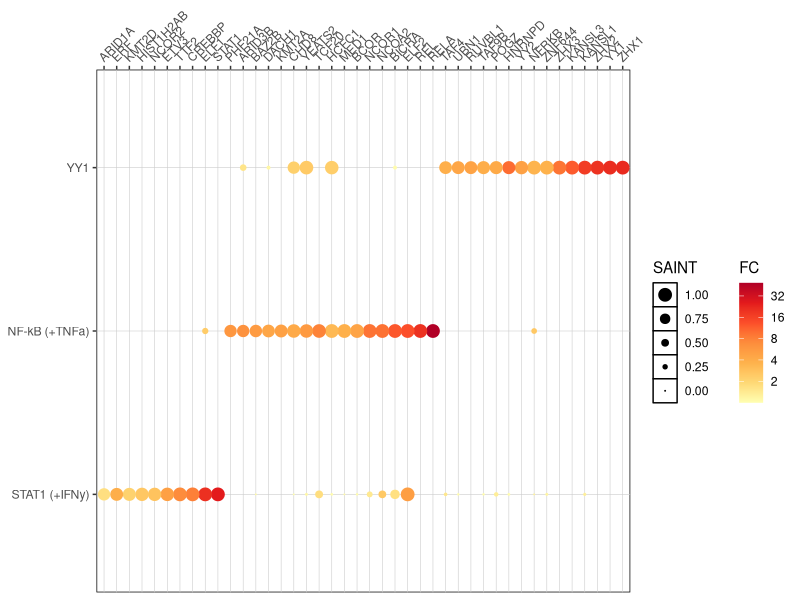
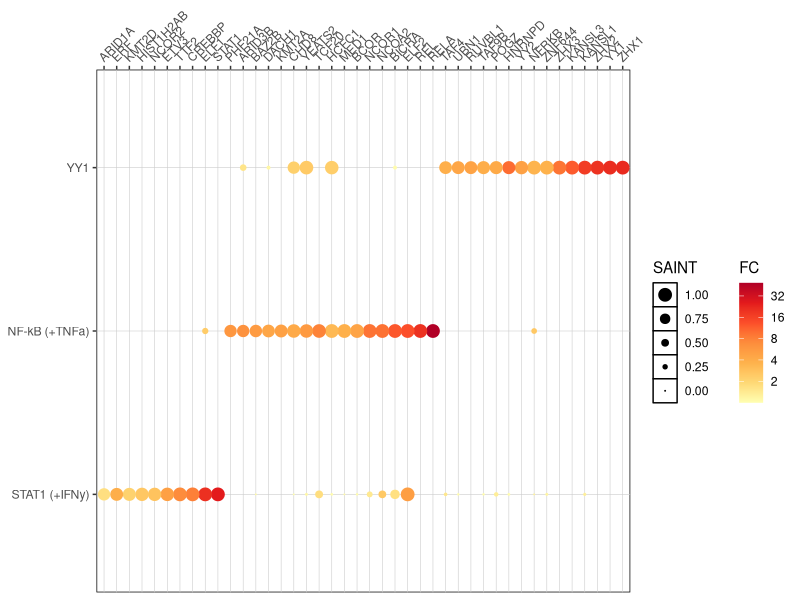

Generate these figures, in order, with R:
library(tidyverse)
library(scales)
library(readxl)
library(here)
library(cowplot)


out_dir <- here(file.path("results/bubbleplots", Sys.Date()))
dir.create(out_dir, recursive = T)


bubbleplot_data <- read_excel(here("./data/bubbleplot_dec20.xlsx"))


bubbleplot_data %>%
  mutate(Protein = factor(Protein, levels = Protein)) %>%
  pivot_longer(-Protein, names_sep = "-", names_to = c("stat", "bait"), values_to = "value") %>%
  pivot_wider(names_from = stat, values_from = value) %>%
  filter(FC > 1) %>%
  mutate(bait = factor(bait, levels = c("YY1", "NFkB", "STAT1"),
                       labels = c("YY1", "NF-kB (+TNFa)", "STAT1 (+IFNy)"))) %>%
  ggplot(aes(x = fct_rev(Protein), y = fct_rev(bait))) +
  geom_point(aes(color = FC, size = SAINT)) +
  scale_size_continuous(range = c(0, 4), guide = guide_legend(reverse = T),
                        trans = exp_trans(base = 10)) +
  expand_limits(color = 1, size = 0) +
  scale_x_discrete(position = "top") +
  scale_color_distiller(palette = "YlOrRd", direction = 1, trans = "log2",
                        breaks = c(2, 4, 8, 16, 32)) +
  theme(panel.background = element_rect(color = "black", fill = "white"),
        panel.grid = element_line(size = 0.2, color = "grey80"),
        axis.text.x = element_text(angle = 45, hjust = 0),
        axis.title = element_blank(), legend.box = "horizontal")

ggsave(file.path(out_dir, "bubbleplot.pdf"), width = 10, height = 2.5)
